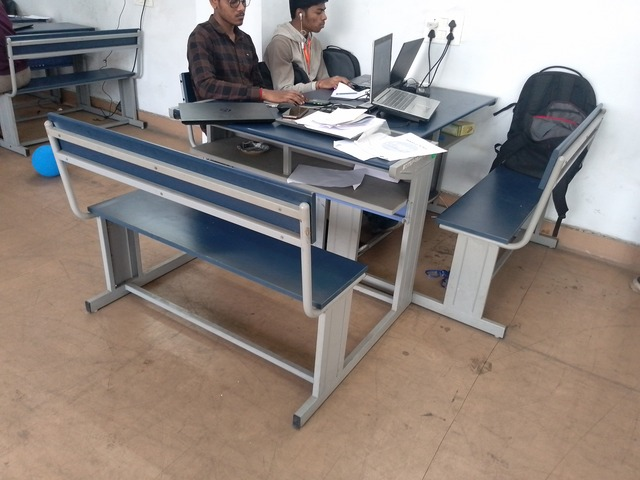
#> input picture Team-BitVision/tableBest.jpg, 640 x 480 px
$ python SirsApp.py
#> lines starting #> are read from the running program, lines starting #| are printed output that depends on the picture; after the words box and inside, x2 and y2 are one past the last pixel; in counts of white or black regions, pixels touching at a corner belong together
import cv2
import numpy as np

# Load the image
img = cv2.imread('tableBest.jpg')
#> img is the input picture: shape (480, 640, 3); mean B, G, R 128.1, 133.5, 143.2

cv2.imshow('ground',img)

# Convert to grayscale
gray = cv2.cvtColor(img, cv2.COLOR_BGR2GRAY)
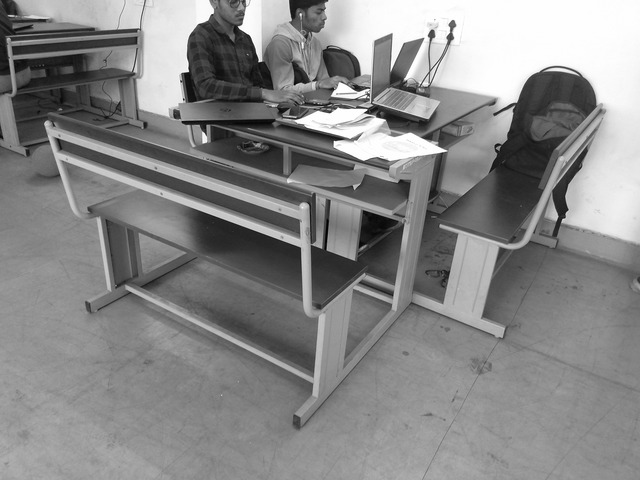
#> gray: shape (480, 640); min 0, max 255, mean 135.8

# Apply threshold
thresh = cv2.threshold(gray, 0, 255, cv2.THRESH_BINARY + cv2.THRESH_OTSU)[1]
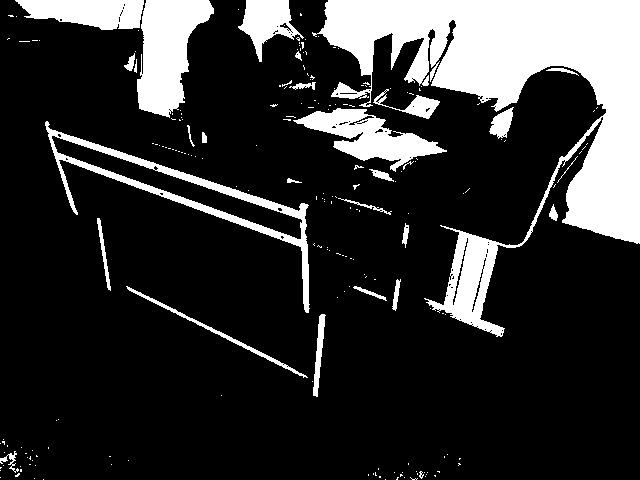
#> thresh: shape (480, 640); 19.4% white; 209 white regions (179 under 20 px), largest, box (x1, y1, x2, y2) and area: (312, 0, 640, 337) 36623, (137, 0, 214, 118) 5603, (45, 121, 310, 313) 4537

cv2.imshow('thresh',thresh)

# Remove noise
kernel = cv2.getStructuringElement(cv2.MORPH_ELLIPSE, (5, 5))
thresh = cv2.morphologyEx(thresh, cv2.MORPH_OPEN, kernel)
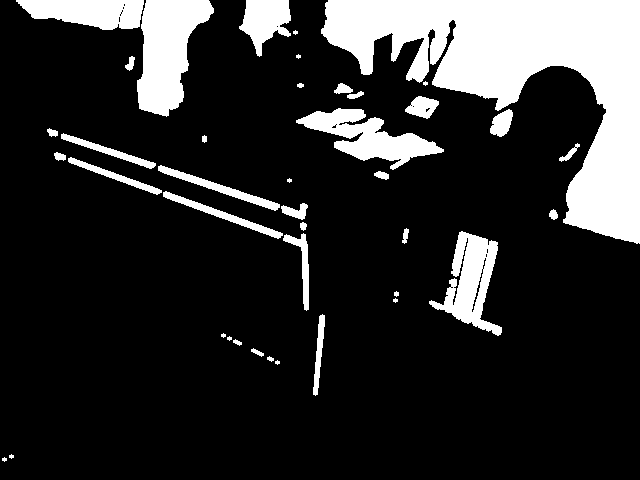
#> thresh: shape (480, 640); 18.1% white; 41 white regions (10 under 20 px)

# Identify contours
contours, _ = cv2.findContours(thresh, cv2.RETR_EXTERNAL, cv2.CHAIN_APPROX_SIMPLE)
#> contours = 41 contours, 13 with area under 20; largest, box (x1, y1, x2, y2) and area: (321, 0, 640, 244) 31016, (137, 0, 214, 117) 5372, (296, 108, 444, 170) 3491, (429, 231, 502, 336) 3288, (16, 0, 144, 30) 2680

# Extract ground contour
ground_contour = max(contours, key=cv2.contourArea)
#> ground_contour = contour of 533 points, box (x1, y1, x2, y2) (321, 0, 640, 244), area 31016

# Create mask
mask = np.zeros_like(gray)
cv2.drawContours(mask, [ground_contour], 0, 255, -1)
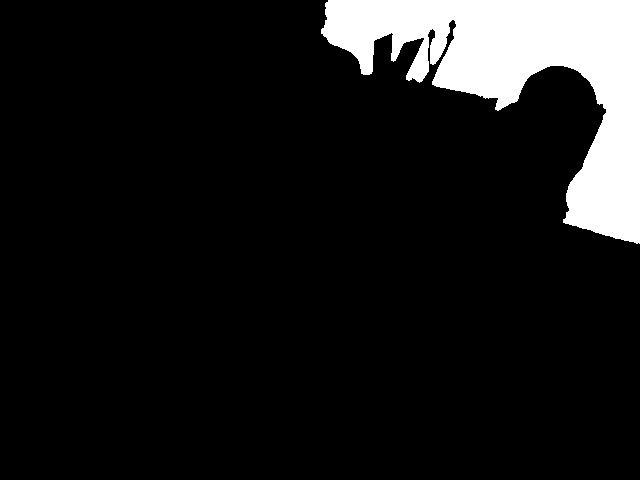
#> mask: shape (480, 640); 10.3% white; 1 white region, box (x1, y1, x2, y2) and area: (321, 0, 640, 244) 31740

# Apply mask to original image
ground = cv2.bitwise_and(img, img, mask=mask)
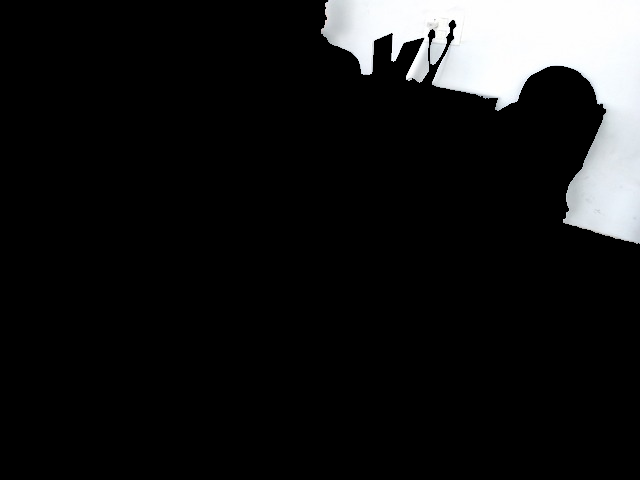
#> ground: shape (480, 640, 3); mean B, G, R 25.2, 24.9, 24.6

highest_contour = max(contours, key=lambda c: cv2.boundingRect(c)[1])
#> highest_contour = contour of 10 points, box (x1, y1, x2, y2) (2, 457, 7, 462), area 10

# Get the coordinates of the highest point
x, y, _, _ = cv2.boundingRect(highest_contour)
#> x = 2; y = 457
highest_point = (x, y)
#> highest_point = (2, 457)

# Draw a circle at the highest point (optional)
cv2.circle(img, highest_point, 5, (0, 0, 255), -1)
#> img: shape (480, 640, 3); 0.02% of pixels changed, all inside (x1, y1, x2, y2) = (0, 452, 8, 463)

# Show result
cv2.imshow('Ground', ground)
cv2.waitKey(0)
cv2.destroyAllWindows()

$ run again, with Team-BitVision/bench.jpg copied over Team-BitVision/tableBest.jpg
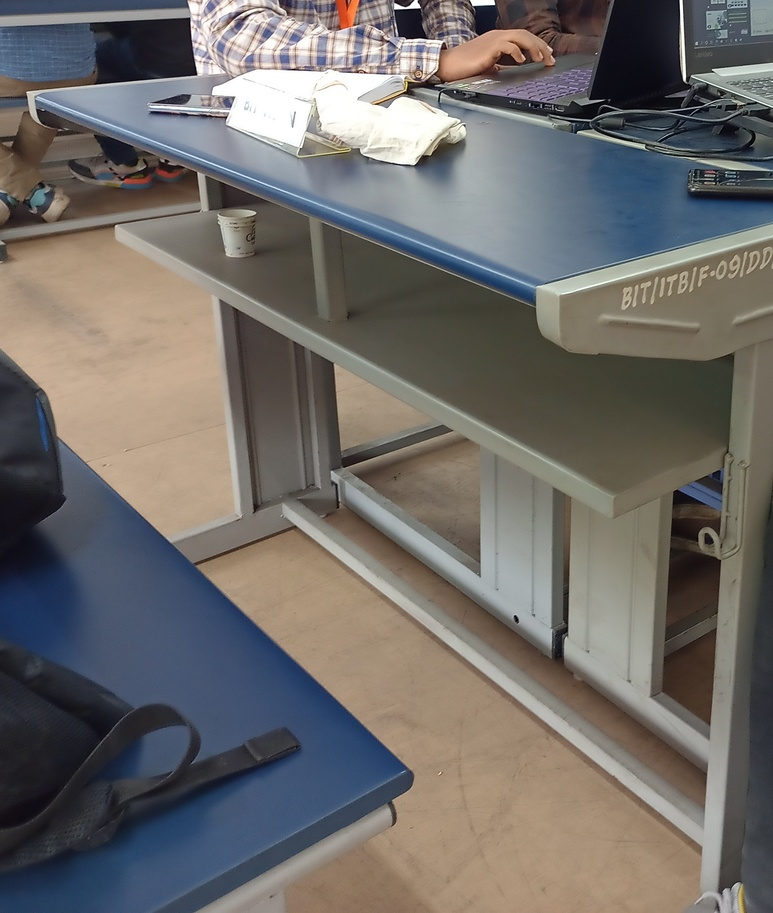
#> input picture Team-BitVision/bench.jpg, 773 x 913 px, shrunk from 4121 x 4864 before the run
#> img is the input picture: shape (913, 773, 3); mean B, G, R 105.3, 108.1, 111.4
#> `thresh = cv2.morphologyEx(thresh, cv2.MORPH_OPEN, kernel)`:
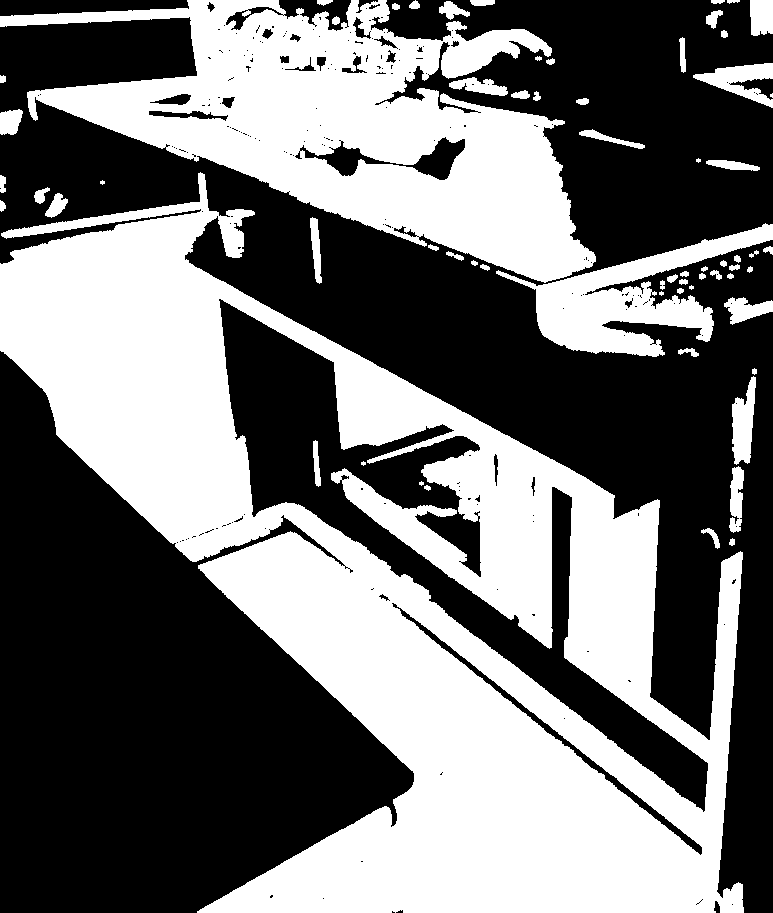
#> thresh: shape (913, 773); 44.8% white; 66 white regions (7 under 20 px)
#> contours = 62 contours, 9 with area under 20; largest, box (x1, y1, x2, y2) and area: (0, 172, 744, 913) 263114, (0, 0, 596, 283) 77610, (496, 223, 773, 357) 11844, (693, 63, 773, 108) 1464, (732, 376, 756, 465) 1280
#> ground_contour = contour of 1621 points, box (x1, y1, x2, y2) (0, 172, 744, 913), area 263114
#> mask: shape (913, 773); 37.6% white; 1 white region, box (x1, y1, x2, y2) and area: (0, 172, 744, 913) 265125
#> `ground = cv2.bitwise_and(img, img, mask=mask)`:
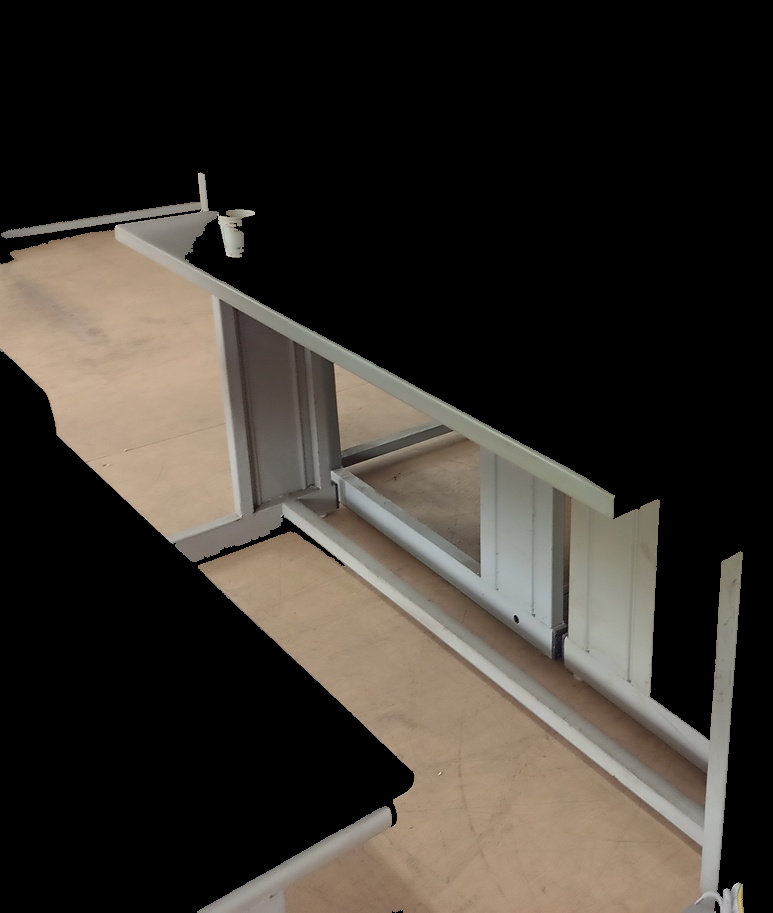
#> ground: shape (913, 773, 3); mean B, G, R 44.9, 51, 56.4
#> highest_contour = contour of 13 points, box (x1, y1, x2, y2) (729, 538, 735, 546), area 26
#> x = 729; y = 538
#> highest_point = (729, 538)
#> img: shape (913, 773, 3); 0.01% of pixels changed, all inside (x1, y1, x2, y2) = (724, 533, 735, 544)

$ run again, with Team-BitVision/consNew.jpg copied over Team-BitVision/tableBest.jpg
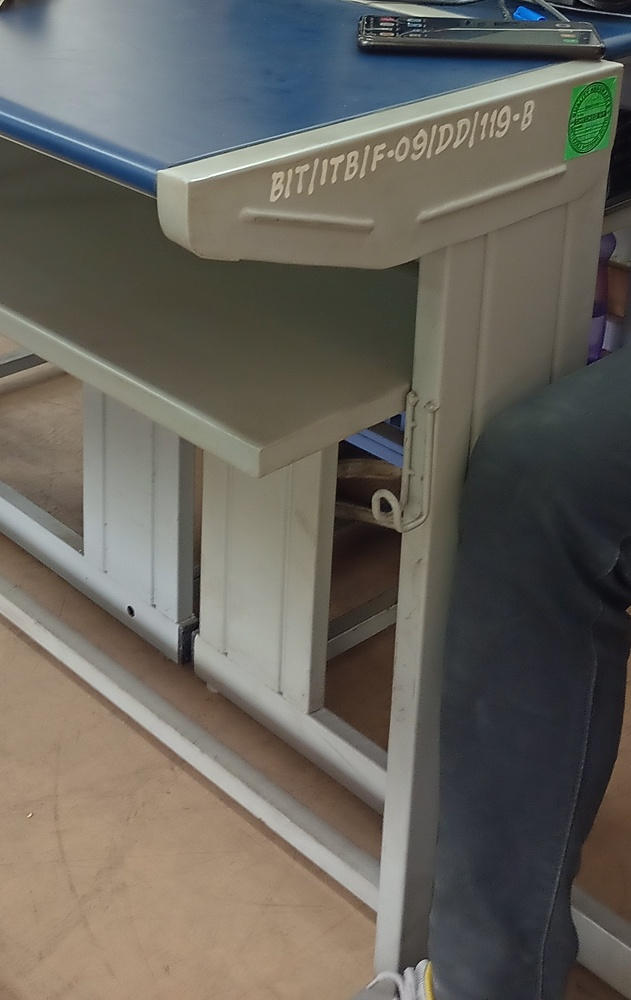
#> input picture Team-BitVision/consNew.jpg, 631 x 1000 px, shrunk from 2541 x 4026 before the run
#> img is the input picture: shape (1000, 631, 3); mean B, G, R 92.9, 100.4, 103.6
#> `thresh = cv2.morphologyEx(thresh, cv2.MORPH_OPEN, kernel)`:
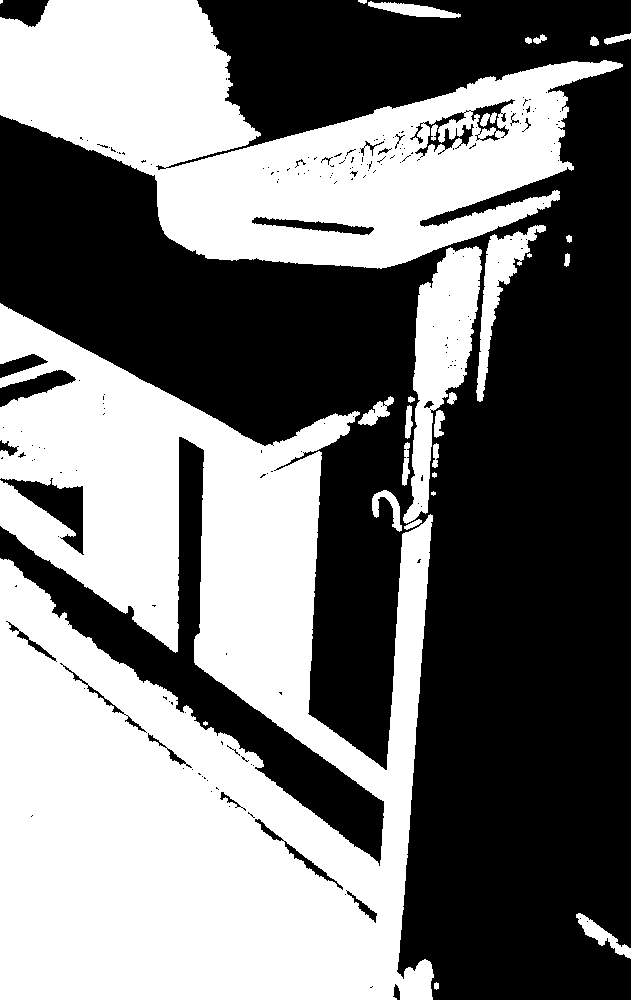
#> thresh: shape (1000, 631); 46.8% white; 30 white regions (4 under 20 px)
#> contours = 28 contours, 6 with area under 20; largest, box (x1, y1, x2, y2) and area: (0, 303, 434, 1000) 194485, (0, 0, 623, 269) 85103, (403, 246, 482, 524) 9468, (476, 225, 546, 402) 2892, (368, 1, 461, 18) 684
#> ground_contour = contour of 1992 points, box (x1, y1, x2, y2) (0, 303, 434, 1000), area 194485
#> mask: shape (1000, 631); 31.2% white; 1 white region, box (x1, y1, x2, y2) and area: (0, 303, 434, 1000) 196910
#> `ground = cv2.bitwise_and(img, img, mask=mask)`:
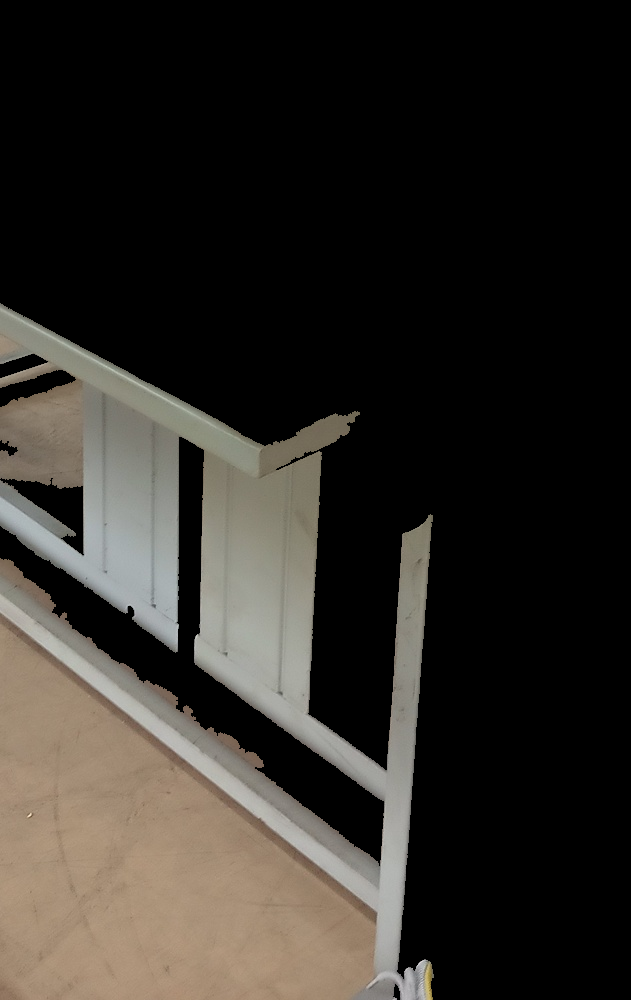
#> ground: shape (1000, 631, 3); mean B, G, R 39.3, 44.3, 47.9
#> highest_contour = contour of 10 points, box (x1, y1, x2, y2) (434, 982, 439, 990), area 22
#> x = 434; y = 982
#> highest_point = (434, 982)
#> img: shape (1000, 631, 3); 0.01% of pixels changed, all inside (x1, y1, x2, y2) = (429, 977, 440, 988)

$ run again, with Team-BitVision/image.jpg copied over Team-BitVision/tableBest.jpg
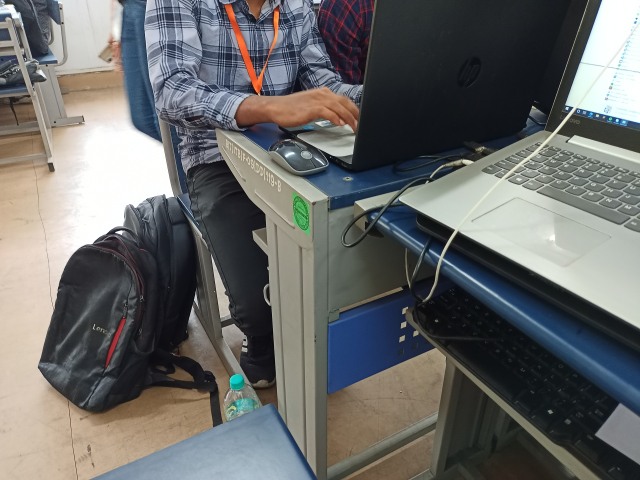
#> input picture Team-BitVision/image.jpg, 640 x 480 px
#> img is the input picture: shape (480, 640, 3); mean B, G, R 105.1, 106.1, 105.3
#> `thresh = cv2.morphologyEx(thresh, cv2.MORPH_OPEN, kernel)`:
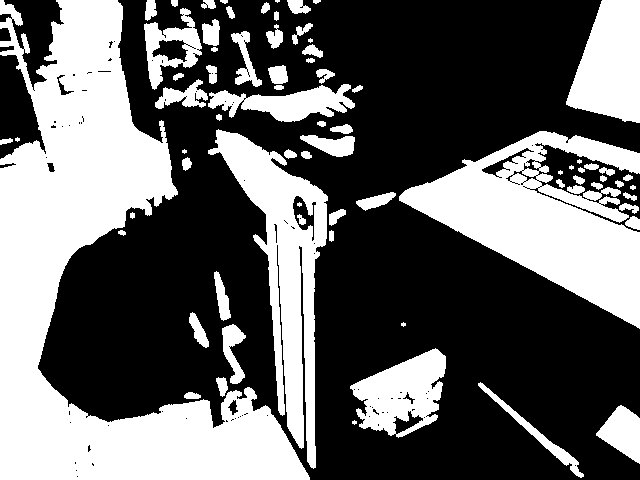
#> thresh: shape (480, 640); 39.5% white; 75 white regions (10 under 20 px)
#> contours = 73 contours, 15 with area under 20; largest, box (x1, y1, x2, y2) and area: (0, 0, 310, 480) 56581, (399, 131, 640, 329) 21986, (208, 129, 328, 469) 13528, (566, 0, 640, 123) 6476, (350, 348, 446, 438) 5200
#> ground_contour = contour of 914 points, box (x1, y1, x2, y2) (0, 0, 310, 480), area 56581
#> mask: shape (480, 640); 18.8% white; 1 white region, box (x1, y1, x2, y2) and area: (0, 0, 310, 480) 57737
#> `ground = cv2.bitwise_and(img, img, mask=mask)`:
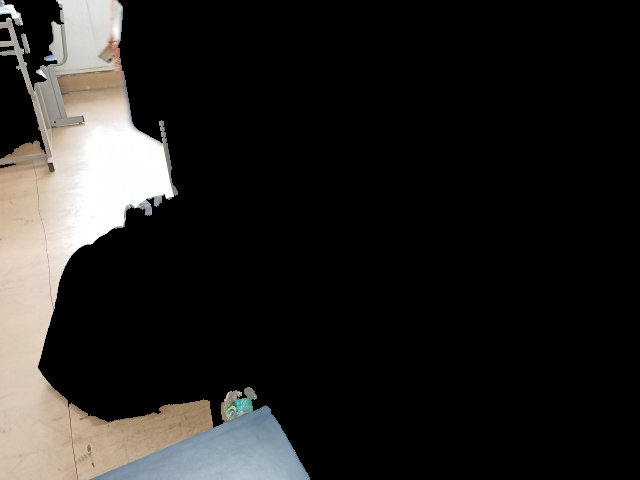
#> ground: shape (480, 640, 3); mean B, G, R 33.7, 35.6, 37
#> highest_contour = contour of 10 points, box (x1, y1, x2, y2) (352, 420, 357, 425), area 10
#> x = 352; y = 420
#> highest_point = (352, 420)
#> img: shape (480, 640, 3); 0.03% of pixels changed, all inside (x1, y1, x2, y2) = (347, 415, 358, 426)
